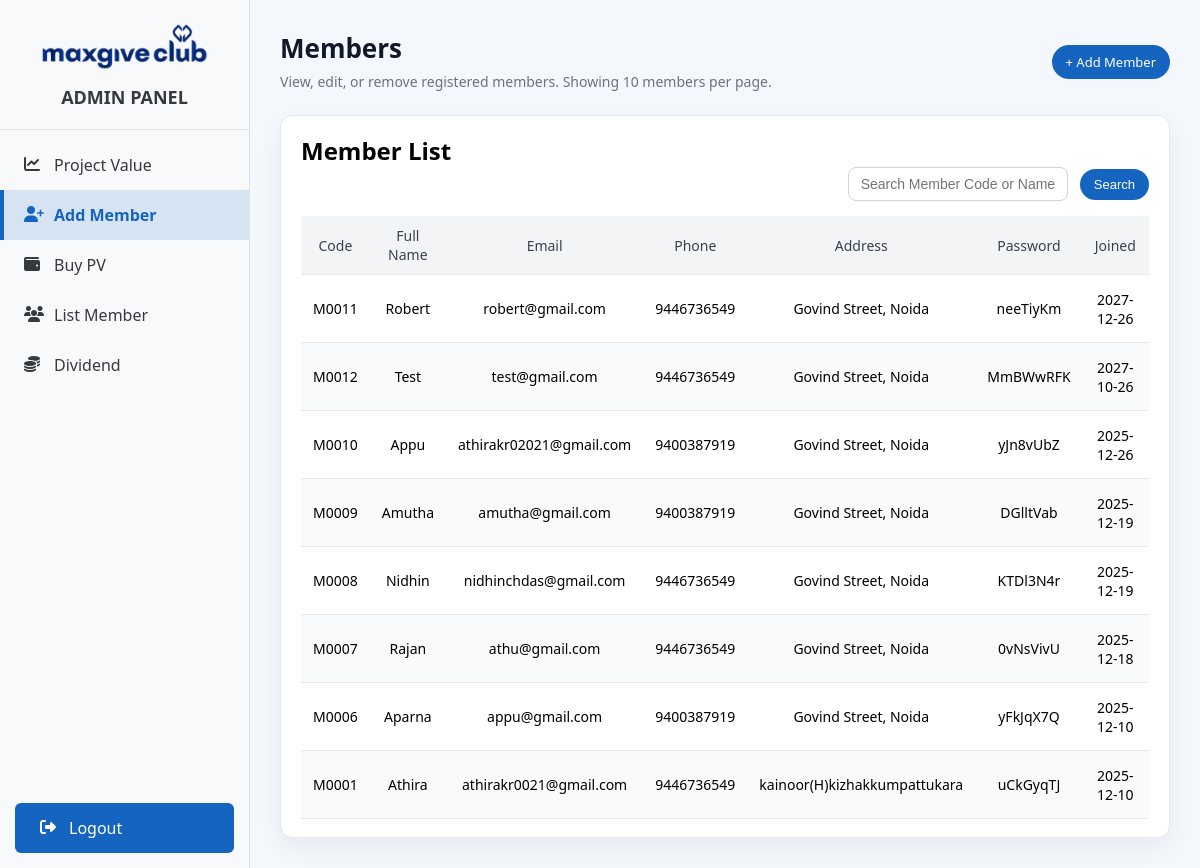
/members/, run on an earlier commit of the app's database.
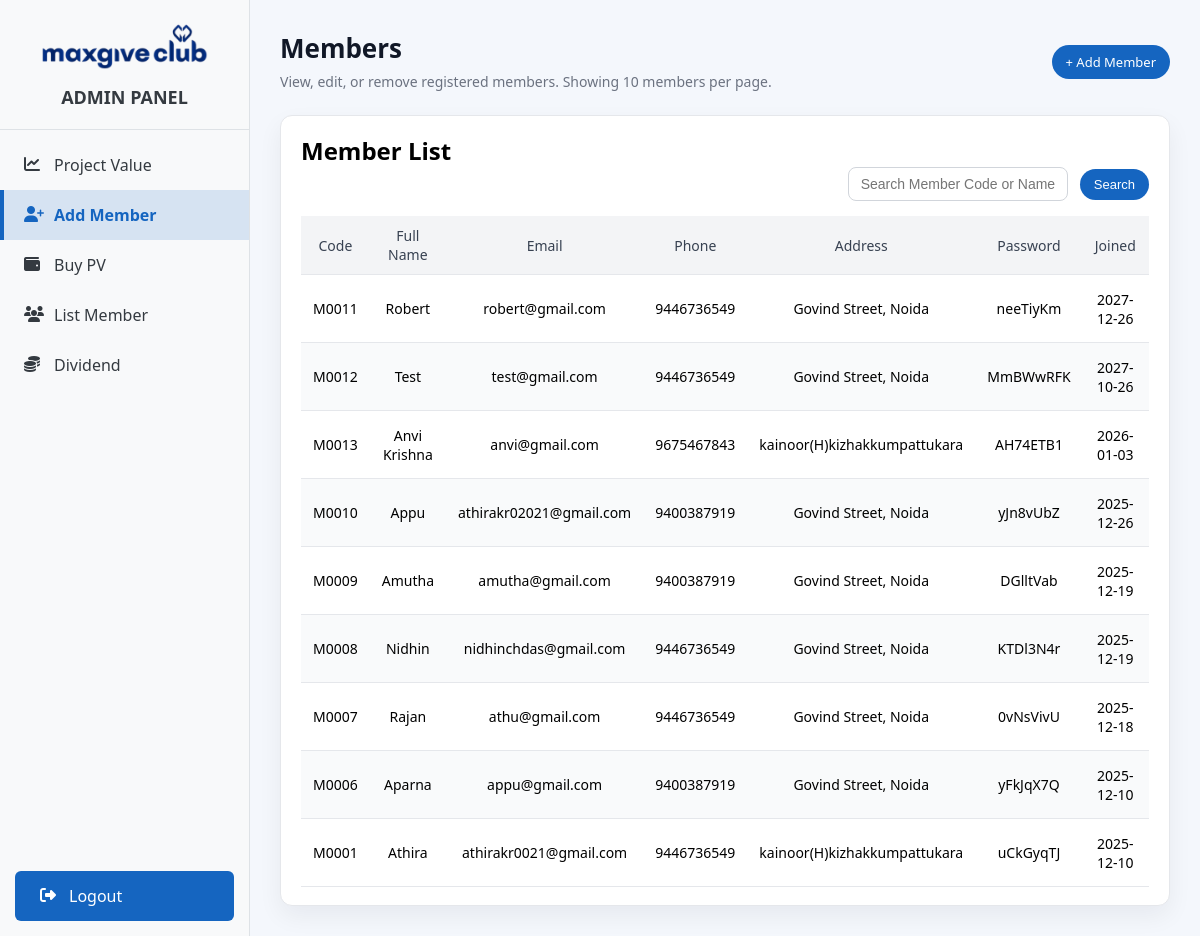
And on a later commit of the database.
### clubapp/models.py (models this page shows, shortened)
class Member(models.Model):
    member_code = models.CharField(max_length=10, unique=True, blank=True)
    full_name = models.CharField(max_length=200)
    email = models.EmailField(unique=True)
    phone_number = models.CharField(max_length=20, blank=True)
    address = models.CharField(max_length=255, blank=True)
    password = models.CharField(max_length=128, blank=True)
    join_date = models.DateTimeField(auto_now_add=True)

### clubapp/views.py (the view)
# urls.py: path("members/", views.list_members, name="list_members"),
def list_members(request):
    q = request.GET.get("search", "")
    qs = Member.objects.all().order_by("-join_date")
    if q: qs = qs.filter(Q(full_name__icontains=q) | Q(member_code__icontains=q))
    paginator = Paginator(qs, 10)
    page_obj = paginator.get_page(request.GET.get("page", 1))
    return render(request, "list_members.html", {"page_obj": page_obj, "search": q})

### clubapp/templates/list_members.html (shortened to what this page needs)
{% extends 'admin_dashboard.html' %}
{% load static %}
{% block content %}
<div class="pv-page">
    <div class="pv-header">
        <div>
            <h1>Members</h1>
            <p class="pv-subtitle">
                View, edit, or remove registered members. Showing 10 members per page.
            </p>
        </div>
        <div>
            <a href="{% url 'add_member' %}" class="btn-primary">+ Add Member</a>
        </div>
    </div>
    <div class="pv-card">
        <h2>Member List</h2>
        <form method="GET" class="search-form" style="margin-bottom: 15px; text-align: right;">
            <input type="text" name="search" value="{{ search }}" placeholder="Search Member Code or Name"
                   class="search-input" />
            <button type="submit" class="btn-primary">Search</button>
        </form>
        <div class="table-wrapper">
            <table class="pv-table">
                <thead>
                    <tr>
                        <th>Code</th>
                        <th>Full Name</th>
                        <th>Email</th>
                        <th>Phone</th>
                        <th>Address</th>
                        <th>Password</th>
                        <th>Joined</th>
                    </tr>
                </thead>
                <tbody>
                    {% for member in page_obj %}
                    <tr>
                        <td>{{ member.member_code }}</td>
                        <td>{{ member.full_name }}</td>
                        <td>{{ member.email }}</td>
                        <td>{{ member.phone_number }}</td>
                        <td>{{ member.address }}</td>
                        <td>{{ member.password }}</td>
                        <td>{{ member.join_date|date:"Y-m-d" }}</td>
                    </tr>
                    {% empty %}
                    <tr>
                        <td colspan="8">No members found.</td>
                    </tr>
                    {% endfor %}
                </tbody>
            </table>
        </div>
    </div>
</div>
{% endblock %}

What changed in the data, as far as the page shows it:
added Member: member_code "M0013", full_name "Anvi Krishna", email "anvi@gmail.com", phone_number "9675467843", address "kainoor(H)kizhakkumpattukara", password "AH74ETB1", join_date "2026-01-03"
